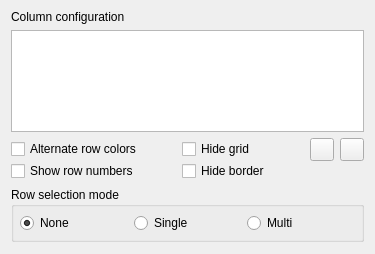
<?xml version="1.0" encoding="UTF-8"?>
<ui version="4.0">
 <class>TableConfig</class>
 <widget class="QWidget" name="TableConfig">
  <property name="geometry">
   <rect>
    <x>0</x>
    <y>0</y>
    <width>375</width>
    <height>254</height>
   </rect>
  </property>
  <property name="windowTitle">
   <string>Form</string>
  </property>
  <layout class="QVBoxLayout" name="verticalLayout">
   <property name="spacing">
    <number>6</number>
   </property>
   <property name="topMargin">
    <number>10</number>
   </property>
   <property name="bottomMargin">
    <number>12</number>
   </property>
   <item>
    <widget class="QLabel" name="label">
     <property name="text">
      <string>Column configuration</string>
     </property>
    </widget>
   </item>
   <item>
    <widget class="QTableWidget" name="_colsDef">
     <property name="dragDropMode">
      <enum>QAbstractItemView::InternalMove</enum>
     </property>
     <property name="defaultDropAction">
      <enum>Qt::MoveAction</enum>
     </property>
     <property name="selectionMode">
      <enum>QAbstractItemView::SingleSelection</enum>
     </property>
     <property name="selectionBehavior">
      <enum>QAbstractItemView::SelectColumns</enum>
     </property>
     <attribute name="verticalHeaderHighlightSections">
      <bool>false</bool>
     </attribute>
    </widget>
   </item>
   <item>
    <layout class="QGridLayout" name="gridLayout">
     <property name="horizontalSpacing">
      <number>6</number>
     </property>
     <property name="verticalSpacing">
      <number>0</number>
     </property>
     <item row="0" column="0">
      <widget class="QCheckBox" name="_altRowColors">
       <property name="text">
        <string>Alternate row colors</string>
       </property>
      </widget>
     </item>
     <item row="0" column="2">
      <widget class="QCheckBox" name="_hideGrid">
       <property name="text">
        <string>Hide grid</string>
       </property>
      </widget>
     </item>
     <item row="0" column="3">
      <spacer name="horizontalSpacer">
       <property name="orientation">
        <enum>Qt::Horizontal</enum>
       </property>
       <property name="sizeHint" stdset="0">
        <size>
         <width>40</width>
         <height>20</height>
        </size>
       </property>
      </spacer>
     </item>
     <item row="0" column="4">
      <widget class="QToolButton" name="_add">
       <property name="maximumSize">
        <size>
         <width>30</width>
         <height>16777215</height>
        </size>
       </property>
       <property name="text">
        <string/>
       </property>
      </widget>
     </item>
     <item row="0" column="5">
      <widget class="QToolButton" name="_del">
       <property name="maximumSize">
        <size>
         <width>30</width>
         <height>16777215</height>
        </size>
       </property>
       <property name="text">
        <string/>
       </property>
      </widget>
     </item>
     <item row="1" column="0">
      <widget class="QCheckBox" name="_rowIndex">
       <property name="text">
        <string>Show row numbers</string>
       </property>
      </widget>
     </item>
     <item row="0" column="1">
      <spacer name="horizontalSpacer_2">
       <property name="orientation">
        <enum>Qt::Horizontal</enum>
       </property>
       <property name="sizeHint" stdset="0">
        <size>
         <width>40</width>
         <height>20</height>
        </size>
       </property>
      </spacer>
     </item>
     <item row="1" column="2">
      <widget class="QCheckBox" name="_hideBorder">
       <property name="text">
        <string>Hide border</string>
       </property>
      </widget>
     </item>
    </layout>
   </item>
   <item>
    <widget class="QGroupBox" name="_selectMode">
     <property name="title">
      <string>Row selection mode</string>
     </property>
     <layout class="QHBoxLayout" name="horizontalLayout_2">
      <property name="spacing">
       <number>6</number>
      </property>
      <property name="leftMargin">
       <number>6</number>
      </property>
      <property name="topMargin">
       <number>6</number>
      </property>
      <property name="rightMargin">
       <number>6</number>
      </property>
      <property name="bottomMargin">
       <number>6</number>
      </property>
      <item>
       <widget class="QRadioButton" name="_selectNone">
        <property name="text">
         <string>None</string>
        </property>
        <property name="checked">
         <bool>true</bool>
        </property>
       </widget>
      </item>
      <item>
       <widget class="QRadioButton" name="_selectSingle">
        <property name="text">
         <string>Single</string>
        </property>
       </widget>
      </item>
      <item>
       <widget class="QRadioButton" name="_selectMulti">
        <property name="text">
         <string>Multi</string>
        </property>
       </widget>
      </item>
     </layout>
    </widget>
   </item>
  </layout>
 </widget>
 <tabstops>
  <tabstop>_colsDef</tabstop>
  <tabstop>_altRowColors</tabstop>
  <tabstop>_rowIndex</tabstop>
  <tabstop>_hideGrid</tabstop>
  <tabstop>_hideBorder</tabstop>
  <tabstop>_add</tabstop>
  <tabstop>_del</tabstop>
  <tabstop>_selectNone</tabstop>
  <tabstop>_selectSingle</tabstop>
  <tabstop>_selectMulti</tabstop>
 </tabstops>
 <resources/>
 <connections/>
</ui>
